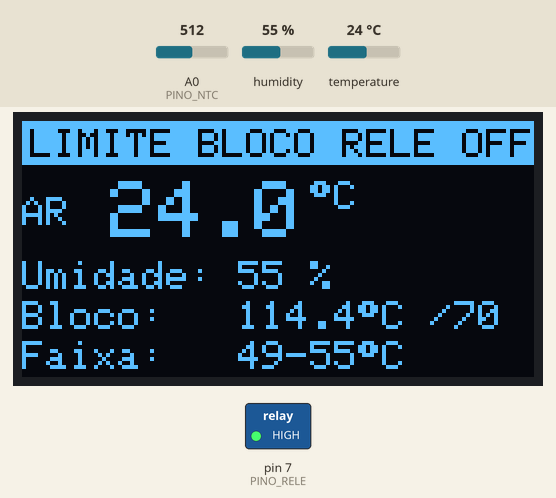
Simulated run of this sketch. Board: Arduino Uno, built with avr-gcc and run on an emulated ATmega328P. On the bench: 128×64 one-colour display, switched loads named in the sketch (green lamp = pin HIGH). The inputs (shaded band) are chosen by the test bench; at power-on: A0 (PINO_NTC) = 512, humidity 55 %, temperature 24 °C. What the sketch prints to the serial monitor is not drawn.

Above: at 3.4 s.
3.5 s: A0 (PINO_NTC) set to 825
At 5.1 s:
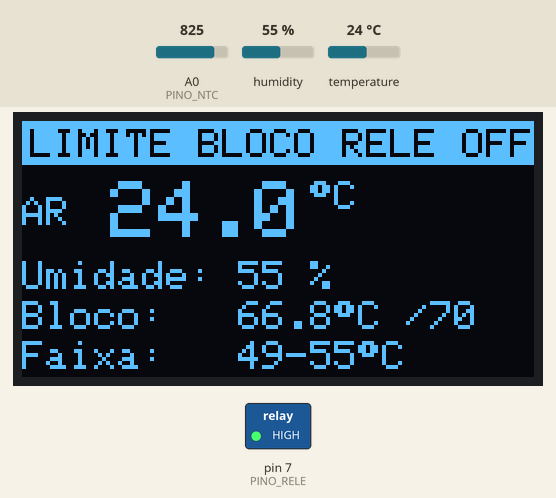
5.7 s: A0 (PINO_NTC) set to 846
At 7.4 s:
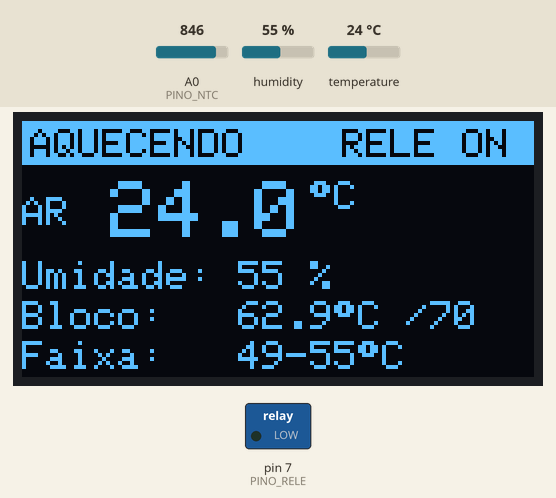
7.7 s: A0 (PINO_NTC) set to 1007
At 9.3 s:
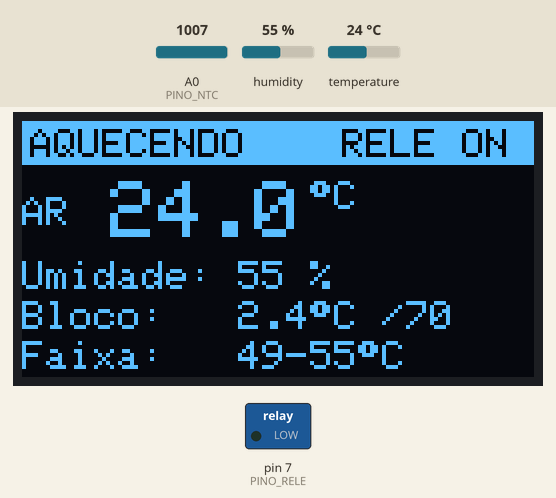
9.7 s: A0 (PINO_NTC) set to 1019
At 11.4 s:
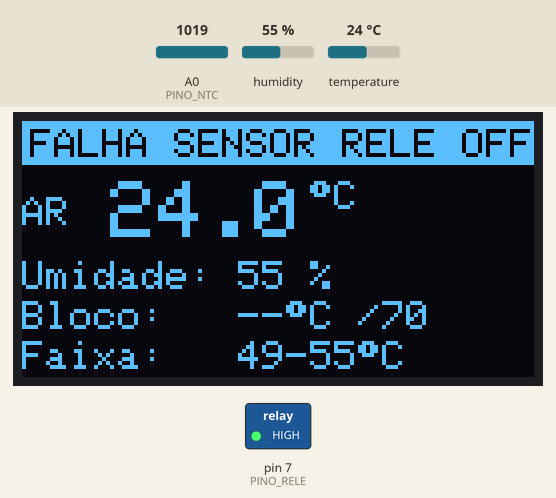
11.7 s: humidity set to 22 %
At 14.7 s:
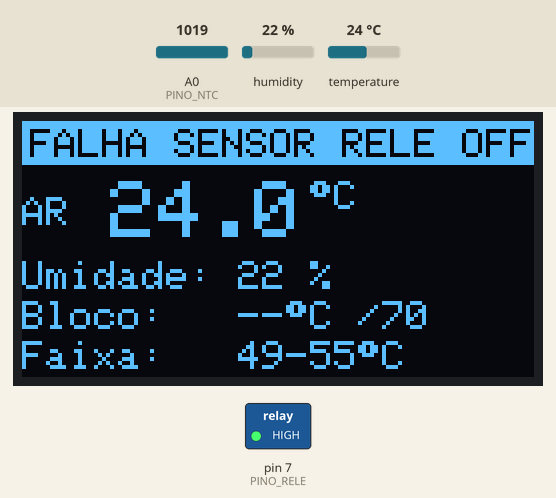
15.7 s: temperature set to 12 °C
At 19.0 s:
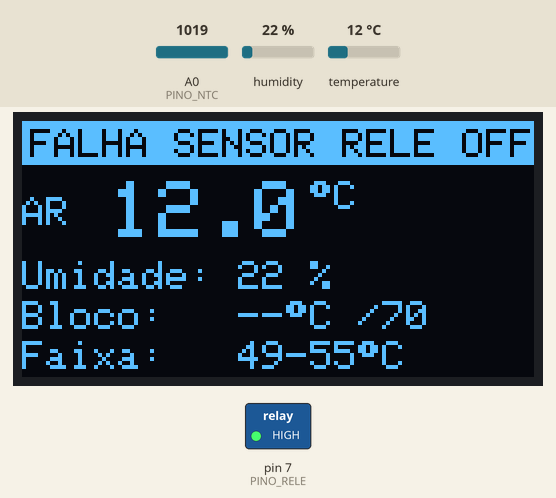
Timing chart, 0 to 20.5 s (numbered marks = the images above; inputs shaded):
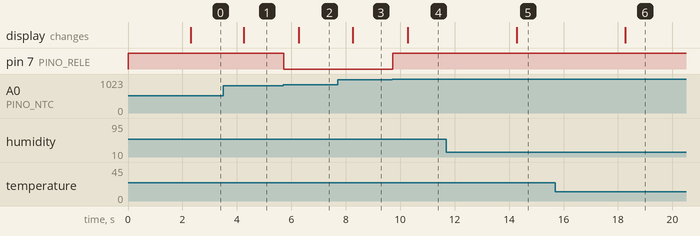

The sketch:

desidratador.ino
```cpp
/*
  DESIDRATADOR - hotend 24 V acionado por rele
  Sensores: DHT11 (ar da camara) + NTC 100k 3950 (bloco do hotend)
  Display:  OLED SSD1306 0,96" 128x64 I2C

  Ligacoes (Arduino Uno / Nano):
    Rele IN ............. D7
    DHT11 DATA .......... D4
    NTC (divisor 4,7k) .. A0
    OLED SDA ............ A4
    OLED SCL ............ A5
    OLED VCC ............ 5V
    OLED GND ............ GND

  Bibliotecas (Ferramentas > Gerenciar Bibliotecas):
    - "DHT sensor library" (Adafruit)  + "Adafruit Unified Sensor"
    - "Adafruit SSD1306"               + "Adafruit GFX Library"
*/

#include <Wire.h>
#include <Adafruit_GFX.h>
#include <Adafruit_SSD1306.h>
#include "DHT.h"

// ---------------- Pinos ----------------
const int PINO_RELE = 7;    // IN1 do modulo rele
const int PINO_DHT  = 4;    // DATA do DHT11
const int PINO_NTC  = A0;   // ponto medio do divisor do termistor
// O OLED usa o I2C fixo do Uno/Nano: SDA = A4, SCL = A5

// ---------------- OLED ----------------
const uint8_t OLED_LARGURA  = 128;
const uint8_t OLED_ALTURA   = 64;
const uint8_t OLED_ENDERECO = 0x3C;   // a maioria usa 0x3C; alguns usam 0x3D
Adafruit_SSD1306 oled(OLED_LARGURA, OLED_ALTURA, &Wire, -1);  // -1 = sem pino RESET
bool oledOk = false;

// ---------------- DHT ----------------
#define DHTTYPE DHT11
DHT dht(PINO_DHT, DHTTYPE);

// ---------------- Logica do rele (modulo com optoacoplador = invertido) ----------------
const int LIGAR    = LOW;    // LOW aciona o rele (liga o cartucho)
const int DESLIGAR = HIGH;   // HIGH solta o rele (desliga)

// ---------------- Termistor NTC (divisor) ----------------
const float R_PULL = 4700.0;    // resistor de topo (ao 5V)
const float R0     = 100000.0;  // NTC a 25 C
const float T0     = 298.15;    // 25 C em Kelvin
const float BETA   = 3950.0;    // Beta tipico de NTC 100k 3950 (calibrar se preciso)

// ---------------- Alvo + histerese (AR / DHT11) ----------------
const float LIGA_EM    = 49.0;  // ar caiu ate 49 C  -> religa o bloco
const float DESLIGA_EM = 55.0;  // ar chegou a 55 C  -> desliga o bloco
                                // entre 49 e 55 C mantem o estado (histerese)

// ---------------- Seguranca do bloco (NTC) ----------------
const float MAX_BLOCO    = 70.0;   // corte total: o bloco nunca passa disso
const float RETOMA_BLOCO = 65.0;   // depois do corte, so volta a aquecer abaixo disso
                                   // (evita o rele ficar ligando/desligando em 70 C)

// ---------------- Tempos ----------------
const unsigned long INTERVALO_BLOCO = 500;   // ms: checa seguranca do bloco
const unsigned long INTERVALO_DHT   = 2000;  // ms: DHT11 le no max a cada 2 s
const unsigned long INTERVALO_TELA  = 1000;  // ms: atualiza o OLED

unsigned long ultimoBloco = 0;
unsigned long ultimoDHT   = 0;
unsigned long ultimaTela  = 0;

float tempCamara = NAN;   // DHT11 (ar)
float umidade    = NAN;
float tempBloco  = NAN;   // NTC (bloco)
bool  aquecendo  = false; // estado atual do rele (para a histerese)

// Estado mostrado no display
enum Estado { EST_DESLIGADO, EST_AQUECENDO, EST_FALHA, EST_LIMITE };
Estado estado = EST_DESLIGADO;

// =====================================================================
float lerBloco() {
  int bruto = analogRead(PINO_NTC);
  if (bruto < 5 || bruto > 1018) return NAN;   // fio solto / curto
  float R = R_PULL * (float)bruto / (1023.0 - bruto);
  return 1.0 / (1.0 / T0 + (1.0 / BETA) * log(R / R0)) - 273.15;
}

void desligaAgora() {
  aquecendo = false;
  digitalWrite(PINO_RELE, DESLIGAR);
}

// ---------------- Funcoes do display ----------------
void imprimeValor(float v, uint8_t casas) {
  if (isnan(v)) oled.print(F("--"));
  else          oled.print(v, casas);
}

void imprimeGrauC() {
  oled.write(248);   // simbolo de grau (tabela CP437)
  oled.print('C');
}

void telaInicial() {
  if (!oledOk) return;
  oled.clearDisplay();
  oled.setTextColor(SSD1306_WHITE);
  oled.setTextSize(2);
  oled.setCursor(4, 8);
  oled.print(F("DESIDRA-"));
  oled.setCursor(4, 26);
  oled.print(F("TADOR"));
  oled.setTextSize(1);
  oled.setCursor(4, 50);
  oled.print(F("iniciando..."));
  oled.display();
}

void atualizaTela() {
  if (!oledOk) return;

  oled.clearDisplay();

  // Barra de status: texto preto sobre faixa branca
  oled.fillRect(0, 0, OLED_LARGURA, 11, SSD1306_WHITE);
  oled.setTextSize(1);
  oled.setTextColor(SSD1306_BLACK);
  oled.setCursor(2, 2);
  switch (estado) {
    case EST_AQUECENDO: oled.print(F("AQUECENDO"));    break;
    case EST_DESLIGADO: oled.print(F("DESLIGADO"));    break;
    case EST_FALHA:     oled.print(F("FALHA SENSOR")); break;
    case EST_LIMITE:    oled.print(F("LIMITE BLOCO")); break;
  }
  oled.setCursor(80, 2);
  oled.print(aquecendo ? F("RELE ON") : F("RELE OFF"));

  oled.setTextColor(SSD1306_WHITE);

  // Temperatura do ar (variavel controlada) em destaque
  oled.setCursor(0, 19);
  oled.print(F("AR"));
  oled.setTextSize(2);
  oled.setCursor(22, 15);
  imprimeValor(tempCamara, 1);
  oled.setTextSize(1);
  oled.setCursor(oled.getCursorX() + 2, 15);
  imprimeGrauC();

  // Umidade
  oled.setCursor(0, 35);
  oled.print(F("Umidade: "));
  imprimeValor(umidade, 0);
  oled.print(F(" %"));

  // Bloco (NTC) / limite
  oled.setCursor(0, 45);
  oled.print(F("Bloco:   "));
  imprimeValor(tempBloco, 1);
  imprimeGrauC();
  oled.print(F(" /"));
  oled.print(MAX_BLOCO, 0);

  // Faixa de controle
  oled.setCursor(0, 55);
  oled.print(F("Faixa:   "));
  oled.print(LIGA_EM, 0);
  oled.print('-');
  oled.print(DESLIGA_EM, 0);
  imprimeGrauC();

  oled.display();
}

// ---------------- Controle (mesma logica de antes) ----------------
void controla() {
  // 1) Falha de sensor -> desliga
  if (isnan(tempBloco) || isnan(tempCamara)) {
    if (estado != EST_FALHA) Serial.println(F("[FALHA SENSOR] desligado por seguranca"));
    desligaAgora();
    estado = EST_FALHA;
    return;
  }

  // 2) Bloco quente demais -> corte duro (o NTC manda)
  //    So libera de novo quando o bloco esfriar ate RETOMA_BLOCO.
  if (tempBloco >= MAX_BLOCO || (estado == EST_LIMITE && tempBloco > RETOMA_BLOCO)) {
    if (estado != EST_LIMITE) Serial.println(F("[LIMITE BLOCO] cortando aquecimento"));
    desligaAgora();
    estado = EST_LIMITE;
    return;
  }

  // 3) Histerese pelo AR da camara
  if (!aquecendo && tempCamara <= LIGA_EM) {
    aquecendo = true;
    digitalWrite(PINO_RELE, LIGAR);
  } else if (aquecendo && tempCamara >= DESLIGA_EM) {
    aquecendo = false;
    digitalWrite(PINO_RELE, DESLIGAR);
  }
  // entre 49 e 55 C mantem o estado atual (poupa o rele)

  estado = aquecendo ? EST_AQUECENDO : EST_DESLIGADO;
}

// =====================================================================
void setup() {
  Serial.begin(9600);
  pinMode(PINO_RELE, OUTPUT);
  desligaAgora();               // SEGURANCA: nasce desligado
  dht.begin();

  // OLED - o begin() ja inicia o I2C (Wire)
  oledOk = oled.begin(SSD1306_SWITCHCAPVCC, OLED_ENDERECO);
  // Se o I2C travar (fio solto, ruido do rele), o Arduino nao fica preso:
  // desiste apos 3 ms e reinicia o barramento. O controle continua rodando.
  Wire.setWireTimeout(3000, true);
  if (oledOk) {
    Wire.beginTransmission(OLED_ENDERECO);       // o display respondeu?
    oledOk = (Wire.endTransmission() == 0);
  }
  if (oledOk) {
    oled.cp437(true);           // tabela de caracteres correta (simbolo de grau)
    // oled.setRotation(2);     // descomente se a tela ficar de cabeca para baixo
    telaInicial();
  } else {
    Serial.println(F("[OLED] nao encontrado - seguindo sem display"));
  }

  Serial.println(F("=========================================="));
  Serial.println(F("  DESIDRATADOR (hotend 24 V / RELE) INICIADO"));
  Serial.println(F("=========================================="));
  Serial.print(F("Liga <= ")); Serial.print(LIGA_EM);
  Serial.print(F(" C | Desliga >= ")); Serial.print(DESLIGA_EM); Serial.println(F(" C"));
  Serial.print(F("Corte do bloco: ")); Serial.print(MAX_BLOCO);
  Serial.print(F(" C (retoma < ")); Serial.print(RETOMA_BLOCO); Serial.println(F(" C)"));
  delay(2000);
}

void loop() {
  unsigned long agora = millis();

  // --- Leitura do AR (DHT11) + telemetria a cada 2 s ---
  if (agora - ultimoDHT >= INTERVALO_DHT) {
    ultimoDHT = agora;
    umidade    = dht.readHumidity();
    tempCamara = dht.readTemperature();

    Serial.print(aquecendo ? F("[AQUECENDO] ") : F("[DESLIGADO] "));
    Serial.print(F("Ar: "));
    isnan(tempCamara) ? Serial.print(F("--")) : Serial.print(tempCamara, 1);
    Serial.print(F(" C | Umid: "));
    isnan(umidade) ? Serial.print(F("--")) : Serial.print(umidade, 0);
    Serial.print(F(" % | Bloco: "));
    isnan(tempBloco) ? Serial.print(F("--")) : Serial.print(tempBloco, 1);
    Serial.println(F(" C"));
  }

  // --- Seguranca do bloco + decisao a cada 500 ms ---
  if (agora - ultimoBloco >= INTERVALO_BLOCO) {
    ultimoBloco = agora;
    tempBloco = lerBloco();
    controla();
  }

  // --- Display a cada 1 s (depois do controle, nunca antes) ---
  if (agora - ultimaTela >= INTERVALO_TELA) {
    ultimaTela = agora;
    atualizaTela();
  }
}
```

Measured:
- the behaviour switches between 834 and 835 on A0 (PINO_NTC) (found by bisection; images 1 and 2)
- the behaviour switches between 1018 and 1019 on A0 (PINO_NTC) (found by bisection; images 3 and 4)
- after the input at 3.5 s, the display: changes after 0.75 s (image 1)
- after the input at 5.7 s, pin 7 (PINO_RELE): HIGH → LOW at once; the display: changes after 0.58 s (image 2)
- after the input at 7.7 s, the display: changes after 0.55 s (image 3)
- after the input at 9.7 s, pin 7 (PINO_RELE): LOW → HIGH at once; the display: changes after 0.58 s (image 4)
- after the input at 11.7 s, the display: changes after 2.6 s (image 5)
- after the input at 15.7 s, the display: changes after 2.6 s (image 6)
